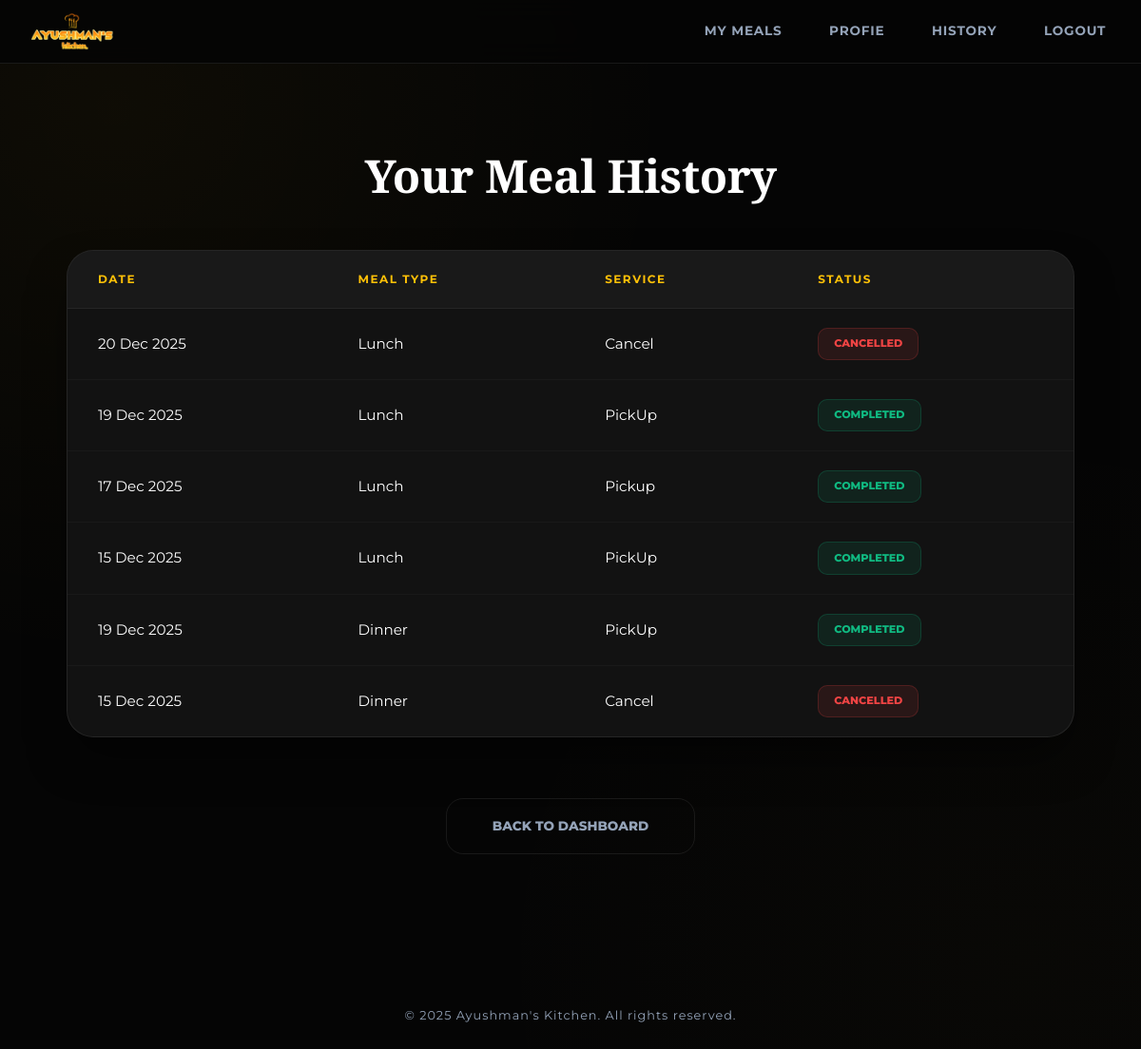
Page /user-history (signed in) on the committed database.
### Customers/models.py (models this page shows, shortened)
class LunchRecord(models.Model):
    customer = models.ForeignKey(Customer, on_delete=models.CASCADE, related_name="lunch_records")
    for_date = models.DateField()
    meal_num_used = models.IntegerField()
    service_choice = models.CharField(max_length=20, choices=SERVICE_TYPE)
    meal_choice = models.CharField(max_length=20, choices=MEAL_MENU,null=True,blank=True,default="NONE")
    FLAGSHIP_choice = models.CharField(max_length=20, choices=FLAGSHIP_MENU_LUNCH,null=True,blank=True,default="NONE")
    PREMIUM_choice = models.CharField(max_length=20, choices=PREMIUM_MENU_LUNCH,null=True,blank=True,default="NONE")
    decrement_done = models.BooleanField(default=False)
    class Meta:
        constraints = [
            models.UniqueConstraint(fields=["customer", "for_date"], name="unique_lunch_per_customer_per_day")
        ]

class DinnerRecord(models.Model):
    customer = models.ForeignKey(Customer, on_delete=models.CASCADE, related_name="dinner_records")
    for_date = models.DateField()
    meal_num_used = models.IntegerField()
    service_choice = models.CharField(max_length=20, choices=SERVICE_TYPE)
    meal_choice = models.CharField(max_length=20, choices=MEAL_MENU,null=True,blank=True,default="NONE")
    FLAGSHIP_choice = models.CharField(max_length=20, choices=FLAGSHIP_MENU_DINNER,null=True,blank=True,default="NONE")
    PREMIUM_choice = models.CharField(max_length=20, choices=PREMIUM_MENU_DINNER,null=True,blank=True,default="NONE")
    decrement_done = models.BooleanField(default=False)
    class Meta:
        constraints = [
            models.UniqueConstraint(fields=["customer", "for_date"], name="unique_dinner_per_customer_per_day")
        ]

### Customers/views.py (the view)
# urls.py: path('user-history', user_history,name="user_history"),
@login_required
def user_history(request):
    user = request.user
    lunch_records = LunchRecord.objects.filter(
        customer=user
    ).order_by("-for_date")
    dinner_records = DinnerRecord.objects.filter(
        customer=user
    ).order_by("-for_date")
    history = []
    for record in lunch_records:
        history.append({
            "date": record.for_date,
            "meal_type": "Lunch",
            "service": record.service_choice,
            "status": "Cancelled" if record.service_choice == "Cancel" else "Completed",
            "meal_no": record.meal_num_used,
        })
    for record in dinner_records:
        history.append({
            "date": record.for_date,
            "meal_type": "Dinner",
            "service": record.service_choice,
            "status": "Cancelled" if record.service_choice == "Cancel" else "Completed",
            "meal_no": record.meal_num_used,
        })
    context = {
        "history": history,
    }
    return render(request, "Customer/user-history.html", context)

### templates/Customer/user-history.html (shortened to what this page needs)
{% load static %}
<!DOCTYPE html>
<html lang="en">
<head>
    <link rel="stylesheet" href="{% static 'Customer/styles-user-history.css' %}">
</head>
<body>
    {% include "Customer/navbar.html" %}
    <main class="user-page">
        <div class="user-container">
            <h1 class="page-title">Your Meal History</h1>
            <section class="history-section">
                <div class="table-responsive">
                    <table class="data-table history-table">
                        <thead>
                            <tr>
                                <th>Date</th>
                                <th>Meal Type</th>
                                <th>Service</th>
                                <th>Status</th>
                            </tr>
                        </thead>
                        <tbody>
                            {% for row in history %}
                            <tr>
                                <td data-label="Date">{{ row.date|date:"d M Y" }}</td>
                                <td data-label="Meal Type">{{ row.meal_type }}</td>
                                <td data-label="Service">{{ row.service }}</td>
                                <td data-label="Status">
                                    {% if row.status == "Cancelled" %}
                                    <span class="badge badge-cancelled">Cancelled</span>
                                    {% else %}
                                    <span class="badge badge-completed">Completed</span>
                                    {% endif %}
                                </td>
                            </tr>
                            {% empty %}
                            <tr>
                                <td colspan="4" class="text-center">No meal history found.</td>
                            </tr>
                            {% endfor %}
                        </tbody>
                    </table>
                </div>
            </section>
            <div class="history-actions">
                <a href="{% url " user_dashboard" %}" class="btn btn-secondary">Back to Dashboard</a>
            </div>
        </div>
    </main>
    <footer class="footer">
        <p>&copy; 2025 Ayushman's Kitchen. All rights reserved.</p>
    </footer>
</body>
</html>

### static/Customer/styles-user-history.css (style rules this page uses)
:root { --primary: #FFC107; --primary-dark: #FFB300; --bg-deep: #050505; --surface: #121212; --card-border: rgba(255, 255, 255, 0.08); --text-main: #FFFFFF; --text-muted: #94a3b8; --success: #10b981; --danger: #ef4444; }
* { margin: 0; padding: 0; box-sizing: border-box; }
body { background-color: var(--bg-deep); background-image: radial-gradient(circle at 10% 10%, rgba(255, 193, 7, 0.04) 0%, transparent 40%), radial-gradient(circle at 90% 90%, rgba(212, 175, 55, 0.02) 0%, transparent 40%); color: var(--text-main); font-family: 'Montserrat', sans-serif; line-height: 1.6; -webkit-font-smoothing: antialiased; overflow-x: hidden; }
.user-page { width: 100%; max-width: 1100px; margin: 0 auto; padding: clamp(2rem, 10vh, 5rem) 1.25rem 6rem; }
.user-container { width: 100%; animation: fadeInUp 0.7s cubic-bezier(0.16, 1, 0.3, 1); }
.page-title { font-family: 'Playfair Display', serif; font-size: clamp(1.8rem, 6vw, 3rem); text-align: center; margin-bottom: clamp(2rem, 5vh, 4rem); font-weight: 900; letter-spacing: -0.5px; }
.history-section { background: var(--surface); border: 1px solid var(--card-border); border-radius: 28px; overflow: hidden; box-shadow: 0 25px 50px -12px rgba(0, 0, 0, 0.6); }
.table-responsive { width: 100%; overflow: hidden; }
.data-table { width: 100%; border-collapse: collapse; text-align: left; }
.data-table thead { background: rgba(255, 255, 255, 0.03); }
.data-table th { padding: 1.25rem 2rem; font-size: 0.75rem; font-weight: 700; text-transform: uppercase; letter-spacing: 1.5px; color: var(--primary); border-bottom: 1px solid var(--card-border); }
.data-table td { padding: 1.25rem 2rem; font-size: 0.95rem; border-bottom: 1px solid rgba(255, 255, 255, 0.03); }
.data-table tr:last-child td { border-bottom: none; }
.badge { padding: 0.45rem 1rem; border-radius: 10px; font-size: 0.7rem; font-weight: 800; text-transform: uppercase; display: inline-block; white-space: nowrap; }
.badge-completed { background: rgba(16, 185, 129, 0.1); color: var(--success); border: 1px solid rgba(16, 185, 129, 0.2); }
.badge-cancelled { background: rgba(239, 68, 68, 0.1); color: var(--danger); border: 1px solid rgba(239, 68, 68, 0.2); }
.history-actions { margin-top: clamp(3rem, 8vh, 5rem); text-align: center; }
.btn { display: inline-block; padding: 1.1rem 3rem; border-radius: 18px; font-weight: 800; text-transform: uppercase; font-size: 0.85rem; text-decoration: none; transition: all 0.3s cubic-bezier(0.4, 0, 0.2, 1); cursor: pointer; border: none; min-height: 50px; }
.btn-secondary { background: transparent; border: 1px solid var(--card-border); color: var(--text-muted); }
.footer { text-align: center; padding: 4rem 1.5rem 3rem; color: var(--text-muted); font-size: 0.8rem; letter-spacing: 1px; }

### rows in the picture
LunchRecord: date "20 Dec 2025", service "Cancel"
LunchRecord: date "19 Dec 2025", service "PickUp"
LunchRecord: date "17 Dec 2025", service "Pickup"
LunchRecord: date "15 Dec 2025", service "PickUp"
DinnerRecord: date "19 Dec 2025", service "PickUp"
DinnerRecord: date "15 Dec 2025", service "Cancel"

### other values in the picture
{{ row.meal_type }} "Lunch" "Lunch" "Lunch" "Lunch" "Dinner" "Dinner"
